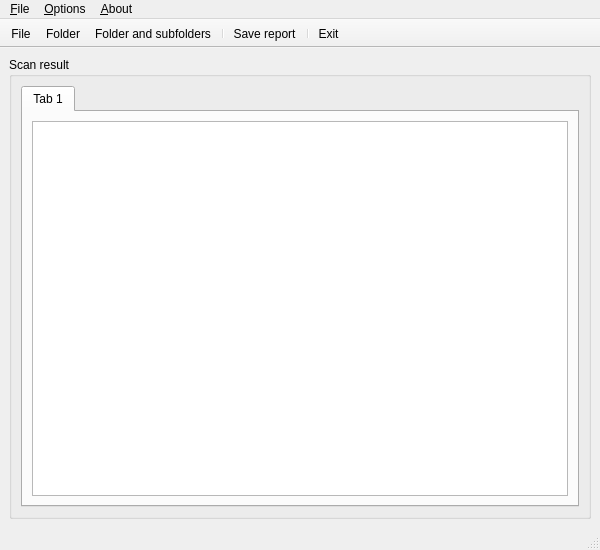
<?xml version="1.0" encoding="UTF-8"?>
<ui version="4.0">
 <class>MainWindow</class>
 <widget class="QMainWindow" name="MainWindow">
  <property name="geometry">
   <rect>
    <x>0</x>
    <y>0</y>
    <width>600</width>
    <height>550</height>
   </rect>
  </property>
  <property name="minimumSize">
   <size>
    <width>600</width>
    <height>550</height>
   </size>
  </property>
  <property name="windowTitle">
   <string>MainWindow</string>
  </property>
  <property name="windowIcon">
   <iconset resource="../../resources/ResManager.qrc">
    <normaloff>:/main/themonospot_48.png</normaloff>:/main/themonospot_48.png</iconset>
  </property>
  <property name="toolTip">
   <string/>
  </property>
  <property name="statusTip">
   <string/>
  </property>
  <widget class="QWidget" name="centralwidget">
   <layout class="QGridLayout" name="gridLayout">
    <item row="0" column="0">
     <widget class="QGroupBox" name="grpResult">
      <property name="title">
       <string>Scan result</string>
      </property>
      <property name="flat">
       <bool>false</bool>
      </property>
      <layout class="QGridLayout" name="gridLayout_2">
       <item row="0" column="0">
        <widget class="QTabWidget" name="tabContainer">
         <property name="currentIndex">
          <number>0</number>
         </property>
         <widget class="QWidget" name="tab">
          <attribute name="title">
           <string>Tab 1</string>
          </attribute>
          <layout class="QGridLayout" name="gridLayout_3">
           <item row="0" column="0">
            <widget class="QListWidget" name="listWidget"/>
           </item>
          </layout>
         </widget>
        </widget>
       </item>
      </layout>
     </widget>
    </item>
   </layout>
  </widget>
  <widget class="QMenuBar" name="menubar">
   <property name="geometry">
    <rect>
     <x>0</x>
     <y>0</y>
     <width>600</width>
     <height>24</height>
    </rect>
   </property>
   <widget class="QMenu" name="menu_File">
    <property name="title">
     <string>&amp;File</string>
    </property>
    <addaction name="actionScanFile"/>
    <addaction name="actionScanFolder"/>
    <addaction name="actionScanFolderSubfolders"/>
    <addaction name="separator"/>
    <addaction name="actionSaveReport"/>
    <addaction name="separator"/>
    <addaction name="actionExit"/>
   </widget>
   <widget class="QMenu" name="menu_Options">
    <property name="title">
     <string>&amp;Options</string>
    </property>
    <addaction name="actionAutoReport"/>
   </widget>
   <widget class="QMenu" name="menu_About">
    <property name="title">
     <string>&amp;About</string>
    </property>
    <addaction name="actionInfoAbout"/>
   </widget>
   <addaction name="menu_File"/>
   <addaction name="menu_Options"/>
   <addaction name="menu_About"/>
  </widget>
  <widget class="QStatusBar" name="statusbar"/>
  <widget class="QToolBar" name="toolBar">
   <property name="contextMenuPolicy">
    <enum>Qt::DefaultContextMenu</enum>
   </property>
   <property name="windowTitle">
    <string>toolBar</string>
   </property>
   <property name="movable">
    <bool>false</bool>
   </property>
   <property name="toolButtonStyle">
    <enum>Qt::ToolButtonTextBesideIcon</enum>
   </property>
   <property name="floatable">
    <bool>false</bool>
   </property>
   <attribute name="toolBarArea">
    <enum>TopToolBarArea</enum>
   </attribute>
   <attribute name="toolBarBreak">
    <bool>false</bool>
   </attribute>
   <addaction name="actionScanFile"/>
   <addaction name="actionScanFolder"/>
   <addaction name="actionScanFolderSubfolders"/>
   <addaction name="separator"/>
   <addaction name="actionSaveReport"/>
   <addaction name="separator"/>
   <addaction name="actionExit"/>
  </widget>
  <action name="actionScanFile">
   <property name="icon">
    <iconset resource="../../resources/ResManager.qrc">
     <normaloff>:/main/document-open.png</normaloff>:/main/document-open.png</iconset>
   </property>
   <property name="text">
    <string>F&amp;ile</string>
   </property>
   <property name="statusTip">
    <string>Scan media file to extract info</string>
   </property>
   <property name="shortcut">
    <string>Ctrl+1</string>
   </property>
  </action>
  <action name="actionScanFolder">
   <property name="icon">
    <iconset resource="../../resources/ResManager.qrc">
     <normaloff>:/main/document-open.png</normaloff>:/main/document-open.png</iconset>
   </property>
   <property name="text">
    <string>F&amp;older</string>
   </property>
   <property name="statusTip">
    <string>Scan media files contained in a specific folder to extract info</string>
   </property>
   <property name="shortcut">
    <string>Ctrl+2</string>
   </property>
  </action>
  <action name="actionScanFolderSubfolders">
   <property name="icon">
    <iconset resource="../../resources/ResManager.qrc">
     <normaloff>:/main/document-open.png</normaloff>:/main/document-open.png</iconset>
   </property>
   <property name="text">
    <string>Folder &amp;and subfolders</string>
   </property>
   <property name="toolTip">
    <string>Scan Folder and subfolders</string>
   </property>
   <property name="statusTip">
    <string>Scan media files contained in a specific folder and her subfolders to extract info</string>
   </property>
   <property name="shortcut">
    <string>Ctrl+3</string>
   </property>
  </action>
  <action name="actionSaveReport">
   <property name="icon">
    <iconset resource="../../resources/ResManager.qrc">
     <normaloff>:/main/document-save-as.png</normaloff>:/main/document-save-as.png</iconset>
   </property>
   <property name="text">
    <string>&amp;Save report</string>
   </property>
   <property name="statusTip">
    <string>Save report of selected file in a text file</string>
   </property>
   <property name="shortcut">
    <string>Ctrl+S</string>
   </property>
  </action>
  <action name="actionExit">
   <property name="icon">
    <iconset resource="../../resources/ResManager.qrc">
     <normaloff>:/main/application-exit.png</normaloff>:/main/application-exit.png</iconset>
   </property>
   <property name="text">
    <string>&amp;Exit</string>
   </property>
   <property name="statusTip">
    <string>Close application</string>
   </property>
   <property name="shortcut">
    <string>Ctrl+Q</string>
   </property>
  </action>
  <action name="actionAutoReport">
   <property name="checkable">
    <bool>true</bool>
   </property>
   <property name="icon">
    <iconset resource="../../resources/ResManager.qrc">
     <normaloff>:/main/export.png</normaloff>:/main/export.png</iconset>
   </property>
   <property name="text">
    <string>&amp;Auto save report</string>
   </property>
   <property name="statusTip">
    <string>For each file scanned, generate a report file in the same folder</string>
   </property>
  </action>
  <action name="actionInfoAbout">
   <property name="icon">
    <iconset resource="../../resources/ResManager.qrc">
     <normaloff>:/main/themonospot_48.png</normaloff>:/main/themonospot_48.png</iconset>
   </property>
   <property name="text">
    <string>&amp;Information about Themonospot</string>
   </property>
   <property name="statusTip">
    <string>Information about Themonospot</string>
   </property>
  </action>
 </widget>
 <resources>
  <include location="../../resources/ResManager.qrc"/>
 </resources>
 <connections/>
</ui>
